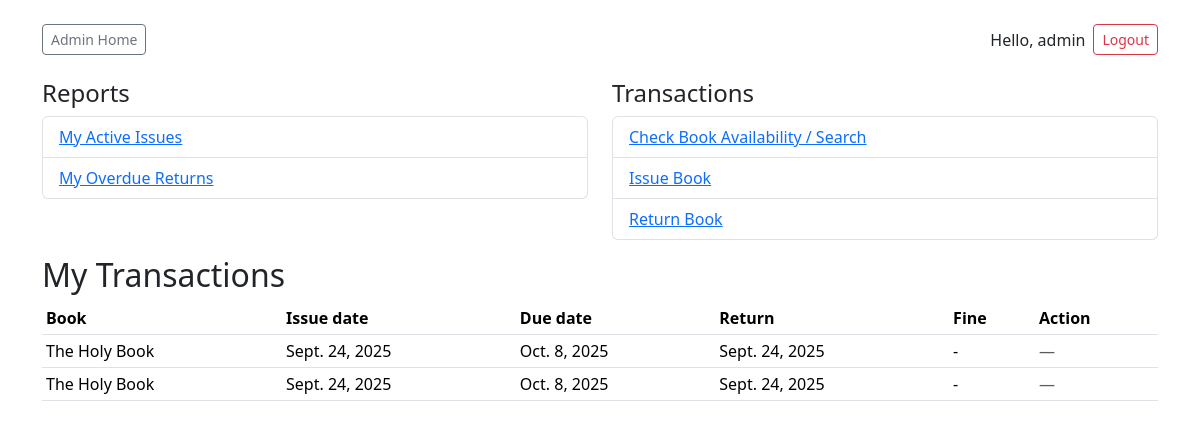
Page /user-home/ (signed in) on the earlier database version.
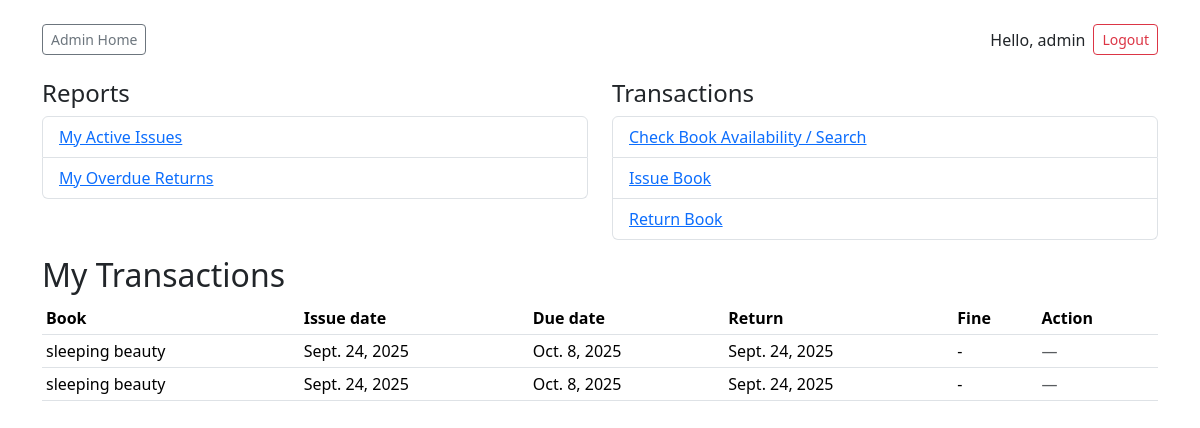
Same page on the later database version.
### library/models.py (models this page shows, shortened)
class Transaction(models.Model):
    STATUS_CHOICES = [('issued', 'Issued'), ('returned', 'Returned')]
    user = models.ForeignKey(User, on_delete=models.CASCADE)
    book = models.ForeignKey(Book, on_delete=models.CASCADE)
    issue_date = models.DateField(default=date.today)
    due_date = models.DateField()                 # set on creation/issue
    return_date = models.DateField(null=True, blank=True)
    fine = models.DecimalField(max_digits=8, decimal_places=2, default=Decimal('0.00'))
    fine_paid = models.BooleanField(default=False)
    status = models.CharField(max_length=10, choices=STATUS_CHOICES, default='issued')

class Book(models.Model):
    code_no = models.CharField(max_length=50, unique=True)  # unique code like SC(B/M)000001
    title = models.CharField(max_length=255)
    author = models.CharField(max_length=255, blank=True)
    category = models.ForeignKey(Category, on_delete=models.SET_NULL, null=True, blank=True)
    isbn = models.CharField(max_length=40, blank=True)
    total_copies = models.PositiveIntegerField(default=1)
    available_copies = models.PositiveIntegerField(default=1)
    added_on = models.DateField(auto_now_add=True)

### library/views.py (the view)
# urls.py: path('user-home/', views.user_home, name='user_home'),
@login_required
def user_home(request):
    my_issued = Transaction.objects.filter(user=request.user).order_by('-issue_date')
    return render(request, 'library/user_home.html', {'my_issued': my_issued})

### library/templates/library/user_home.html (shortened to what this page needs)
{% extends "library/base.html" %}
{% block content %}
<div class="row mt-4">
  <div class="col-md-6 mb-3">
    <h4>Reports</h4>
    <ul class="list-group">
      <li class="list-group-item"><a href="{% url 'my_active_issues' %}">My Active Issues</a></li>
      <li class="list-group-item"><a href="{% url 'my_overdue' %}">My Overdue Returns</a></li>
    </ul>
  </div>
  <div class="col-md-6 mb-3">
    <h4>Transactions</h4>
    <ul class="list-group">
      <li class="list-group-item"><a href="{% url 'book_availability' %}">Check Book Availability / Search</a></li>
      <li class="list-group-item"><a href="{% url 'issue_book' %}">Issue Book</a></li>
      <li class="list-group-item"><a href="{% url 'return_book_list' %}">Return Book</a></li>
    </ul>
  </div>
</div>
<h2>My Transactions</h2>
<table class="table table-sm">
  <thead><tr><th>Book</th><th>Issue date</th><th>Due date</th><th>Return</th><th>Fine</th><th>Action</th></tr></thead>
  <tbody>
    {% for t in my_issued %}
      <tr>
        <td>{{ t.book.title }}</td>
        <td>{{ t.issue_date }}</td>
        <td>{{ t.due_date }}</td>
        <td>{% if t.return_date %}{{ t.return_date }}{% else %}-{% endif %}</td>
        <td>{% if t.fine %}₹{{ t.fine }}{% else %}-{% endif %}</td>
        <td>
          {% if t.status == 'issued' %}
            <a class="btn btn-sm btn-danger" href="{% url 'return_book' t.id %}">Return</a>
          {% elif t.fine and not t.fine_paid %}
            <a class="btn btn-sm btn-primary" href="{% url 'pay_fine' t.id %}">Pay Fine</a>
          {% else %}
            <span class="text-muted">—</span>
          {% endif %}
        </td>
      </tr>
    {% empty %}
      <tr><td colspan="6">You have no transactions.</td></tr>
    {% endfor %}
  </tbody>
</table>
{% endblock %}

Differences in the rows shown:
changed through a linked row, Transaction (number 1 of 2 on the later page): book "The Holy Book" → "sleeping beauty"
changed through a linked row, Transaction (number 2 of 2 on the later page): book "The Holy Book" → "sleeping beauty"
